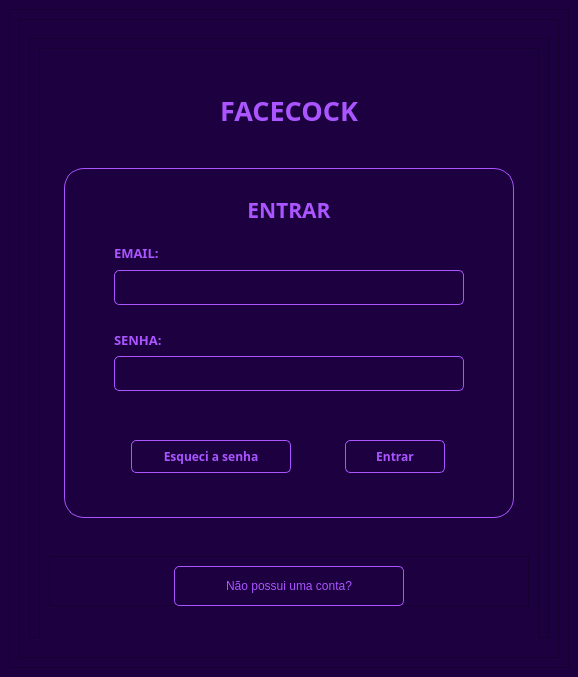
<?xml version="1.0" encoding="UTF-8"?>
<ui version="4.0">
 <class>MainWindow</class>
 <widget class="QMainWindow" name="MainWindow">
  <property name="geometry">
   <rect>
    <x>0</x>
    <y>0</y>
    <width>578</width>
    <height>677</height>
   </rect>
  </property>
  <property name="windowTitle">
   <string>MainWindow</string>
  </property>
  <property name="styleSheet">
   <string notr="true">background-color:#1c0040</string>
  </property>
  <widget class="QWidget" name="centralwidget">
   <layout class="QHBoxLayout" name="horizontalLayout_2">
    <item>
     <widget class="QFrame" name="frame">
      <property name="frameShape">
       <enum>QFrame::StyledPanel</enum>
      </property>
      <property name="frameShadow">
       <enum>QFrame::Raised</enum>
      </property>
      <layout class="QVBoxLayout" name="verticalLayout_2">
       <item>
        <widget class="QFrame" name="frame_9">
         <property name="frameShape">
          <enum>QFrame::StyledPanel</enum>
         </property>
         <property name="frameShadow">
          <enum>QFrame::Raised</enum>
         </property>
         <layout class="QVBoxLayout" name="verticalLayout_14">
          <item>
           <widget class="QFrame" name="frame_17">
            <property name="maximumSize">
             <size>
              <width>16777215</width>
              <height>600</height>
             </size>
            </property>
            <property name="frameShape">
             <enum>QFrame::StyledPanel</enum>
            </property>
            <property name="frameShadow">
             <enum>QFrame::Raised</enum>
            </property>
            <layout class="QVBoxLayout" name="verticalLayout_15">
             <item alignment="Qt::AlignHCenter">
              <widget class="QFrame" name="frame_18">
               <property name="minimumSize">
                <size>
                 <width>500</width>
                 <height>600</height>
                </size>
               </property>
               <property name="maximumSize">
                <size>
                 <width>500</width>
                 <height>2500</height>
                </size>
               </property>
               <property name="frameShape">
                <enum>QFrame::StyledPanel</enum>
               </property>
               <property name="frameShadow">
                <enum>QFrame::Raised</enum>
               </property>
               <layout class="QVBoxLayout" name="verticalLayout_16">
                <item alignment="Qt::AlignHCenter">
                 <widget class="QLabel" name="label_8">
                  <property name="minimumSize">
                   <size>
                    <width>400</width>
                    <height>40</height>
                   </size>
                  </property>
                  <property name="maximumSize">
                   <size>
                    <width>400</width>
                    <height>40</height>
                   </size>
                  </property>
                  <property name="font">
                   <font>
                    <family>Montserrat SemiBold</family>
                    <pointsize>20</pointsize>
                    <weight>75</weight>
                    <bold>true</bold>
                   </font>
                  </property>
                  <property name="styleSheet">
                   <string notr="true">color: rgb(170, 85, 255)

</string>
                  </property>
                  <property name="text">
                   <string>FACECOCK</string>
                  </property>
                  <property name="alignment">
                   <set>Qt::AlignCenter</set>
                  </property>
                 </widget>
                </item>
                <item alignment="Qt::AlignHCenter">
                 <widget class="QFrame" name="frame_19">
                  <property name="minimumSize">
                   <size>
                    <width>450</width>
                    <height>350</height>
                   </size>
                  </property>
                  <property name="maximumSize">
                   <size>
                    <width>450</width>
                    <height>350</height>
                   </size>
                  </property>
                  <property name="styleSheet">
                   <string notr="true">border: 1px solid rgb(170, 85, 255) ;
	border-radius: 20px;
	padding: 0px</string>
                  </property>
                  <property name="frameShape">
                   <enum>QFrame::StyledPanel</enum>
                  </property>
                  <property name="frameShadow">
                   <enum>QFrame::Raised</enum>
                  </property>
                  <layout class="QVBoxLayout" name="verticalLayout">
                   <item>
                    <widget class="QFrame" name="frame_20">
                     <property name="minimumSize">
                      <size>
                       <width>0</width>
                       <height>50</height>
                      </size>
                     </property>
                     <property name="maximumSize">
                      <size>
                       <width>16777215</width>
                       <height>35</height>
                      </size>
                     </property>
                     <property name="styleSheet">
                      <string notr="true">border-radius: 0;
border: 0</string>
                     </property>
                     <property name="frameShape">
                      <enum>QFrame::StyledPanel</enum>
                     </property>
                     <property name="frameShadow">
                      <enum>QFrame::Raised</enum>
                     </property>
                     <layout class="QHBoxLayout" name="horizontalLayout_6">
                      <item>
                       <widget class="QLabel" name="label_9">
                        <property name="minimumSize">
                         <size>
                          <width>350</width>
                          <height>30</height>
                         </size>
                        </property>
                        <property name="maximumSize">
                         <size>
                          <width>350</width>
                          <height>100</height>
                         </size>
                        </property>
                        <property name="font">
                         <font>
                          <family>Montserrat SemiBold</family>
                          <pointsize>16</pointsize>
                          <weight>75</weight>
                          <bold>true</bold>
                         </font>
                        </property>
                        <property name="styleSheet">
                         <string notr="true">color: rgb(170, 85, 255)

</string>
                        </property>
                        <property name="text">
                         <string>ENTRAR</string>
                        </property>
                        <property name="alignment">
                         <set>Qt::AlignCenter</set>
                        </property>
                       </widget>
                      </item>
                     </layout>
                    </widget>
                   </item>
                   <item alignment="Qt::AlignHCenter">
                    <widget class="QFrame" name="frame_21">
                     <property name="minimumSize">
                      <size>
                       <width>0</width>
                       <height>80</height>
                      </size>
                     </property>
                     <property name="maximumSize">
                      <size>
                       <width>16777215</width>
                       <height>80</height>
                      </size>
                     </property>
                     <property name="styleSheet">
                      <string notr="true">border: 0
</string>
                     </property>
                     <property name="frameShape">
                      <enum>QFrame::StyledPanel</enum>
                     </property>
                     <property name="frameShadow">
                      <enum>QFrame::Raised</enum>
                     </property>
                     <layout class="QVBoxLayout" name="verticalLayout_18">
                      <item alignment="Qt::AlignVCenter">
                       <widget class="QLabel" name="label_10">
                        <property name="maximumSize">
                         <size>
                          <width>400</width>
                          <height>40</height>
                         </size>
                        </property>
                        <property name="font">
                         <font>
                          <family>Montserrat SemiBold</family>
                          <pointsize>10</pointsize>
                          <weight>75</weight>
                          <bold>true</bold>
                         </font>
                        </property>
                        <property name="styleSheet">
                         <string notr="true">color: rgb(170, 85, 255)</string>
                        </property>
                        <property name="text">
                         <string>EMAIL:</string>
                        </property>
                        <property name="alignment">
                         <set>Qt::AlignLeading|Qt::AlignLeft|Qt::AlignVCenter</set>
                        </property>
                       </widget>
                      </item>
                      <item>
                       <widget class="QLineEdit" name="login_email_input">
                        <property name="minimumSize">
                         <size>
                          <width>350</width>
                          <height>35</height>
                         </size>
                        </property>
                        <property name="maximumSize">
                         <size>
                          <width>350</width>
                          <height>35</height>
                         </size>
                        </property>
                        <property name="styleSheet">
                         <string notr="true">QLineEdit {
	border-radius: 5px;
	background-color: transparent;
	border: 1px solid rgb(170, 85, 255);
	padding: 5px;
	color: rgb(170, 85, 255)
}
</string>
                        </property>
                        <property name="text">
                         <string/>
                        </property>
                        <property name="placeholderText">
                         <string/>
                        </property>
                       </widget>
                      </item>
                     </layout>
                    </widget>
                   </item>
                   <item alignment="Qt::AlignHCenter">
                    <widget class="QFrame" name="frame_22">
                     <property name="minimumSize">
                      <size>
                       <width>0</width>
                       <height>80</height>
                      </size>
                     </property>
                     <property name="maximumSize">
                      <size>
                       <width>16777215</width>
                       <height>80</height>
                      </size>
                     </property>
                     <property name="styleSheet">
                      <string notr="true">border: 0 ;
</string>
                     </property>
                     <property name="frameShape">
                      <enum>QFrame::StyledPanel</enum>
                     </property>
                     <property name="frameShadow">
                      <enum>QFrame::Raised</enum>
                     </property>
                     <layout class="QVBoxLayout" name="verticalLayout_19">
                      <item>
                       <widget class="QLabel" name="label_11">
                        <property name="maximumSize">
                         <size>
                          <width>400</width>
                          <height>40</height>
                         </size>
                        </property>
                        <property name="font">
                         <font>
                          <family>Montserrat SemiBold</family>
                          <pointsize>10</pointsize>
                          <weight>75</weight>
                          <bold>true</bold>
                         </font>
                        </property>
                        <property name="styleSheet">
                         <string notr="true">color: rgb(170, 85, 255)</string>
                        </property>
                        <property name="text">
                         <string>SENHA:</string>
                        </property>
                        <property name="alignment">
                         <set>Qt::AlignLeading|Qt::AlignLeft|Qt::AlignVCenter</set>
                        </property>
                       </widget>
                      </item>
                      <item alignment="Qt::AlignHCenter">
                       <widget class="QLineEdit" name="login_password_input">
                        <property name="minimumSize">
                         <size>
                          <width>350</width>
                          <height>35</height>
                         </size>
                        </property>
                        <property name="maximumSize">
                         <size>
                          <width>350</width>
                          <height>35</height>
                         </size>
                        </property>
                        <property name="styleSheet">
                         <string notr="true">QLineEdit {
	border-radius: 5px;
	background-color: transparent;
	border: 1px solid rgb(170, 85, 255);
	padding: 5px;
	color: rgb(170, 85, 255)
}
</string>
                        </property>
                        <property name="text">
                         <string/>
                        </property>
                        <property name="placeholderText">
                         <string/>
                        </property>
                       </widget>
                      </item>
                     </layout>
                    </widget>
                   </item>
                   <item>
                    <widget class="QFrame" name="frame_2">
                     <property name="styleSheet">
                      <string notr="true">border: 0;
border-radius: 0</string>
                     </property>
                     <property name="frameShape">
                      <enum>QFrame::StyledPanel</enum>
                     </property>
                     <property name="frameShadow">
                      <enum>QFrame::Raised</enum>
                     </property>
                     <layout class="QHBoxLayout" name="horizontalLayout_3">
                      <item>
                       <widget class="QPushButton" name="forgot_password_button">
                        <property name="minimumSize">
                         <size>
                          <width>100</width>
                          <height>0</height>
                         </size>
                        </property>
                        <property name="maximumSize">
                         <size>
                          <width>160</width>
                          <height>33</height>
                         </size>
                        </property>
                        <property name="font">
                         <font>
                          <family>Montserrat SemiBold</family>
                          <weight>75</weight>
                          <bold>true</bold>
                         </font>
                        </property>
                        <property name="cursor">
                         <cursorShape>PointingHandCursor</cursorShape>
                        </property>
                        <property name="styleSheet">
                         <string notr="true">QPushButton {
	border-radius: 5px;
	background-color: transparent;
	border: 0.8px solid rgb(170, 85, 255);
	color: rgb(170, 85, 255)
}

QPushButton:hover {
	background-color: rgb(170, 85, 255);
	color: #1c0040
}</string>
                        </property>
                        <property name="text">
                         <string>Esqueci a senha</string>
                        </property>
                       </widget>
                      </item>
                      <item>
                       <widget class="QPushButton" name="login_button">
                        <property name="minimumSize">
                         <size>
                          <width>100</width>
                          <height>0</height>
                         </size>
                        </property>
                        <property name="maximumSize">
                         <size>
                          <width>100</width>
                          <height>33</height>
                         </size>
                        </property>
                        <property name="font">
                         <font>
                          <family>Montserrat SemiBold</family>
                          <weight>75</weight>
                          <bold>true</bold>
                         </font>
                        </property>
                        <property name="cursor">
                         <cursorShape>PointingHandCursor</cursorShape>
                        </property>
                        <property name="styleSheet">
                         <string notr="true">QPushButton {
	border-radius: 5px;
	background-color: transparent;
	border: 0.8px solid rgb(170, 85, 255);
	color: rgb(170, 85, 255)
}

QPushButton:hover {
	background-color: rgb(170, 85, 255);
	color: #1c0040
}</string>
                        </property>
                        <property name="text">
                         <string>Entrar</string>
                        </property>
                       </widget>
                      </item>
                     </layout>
                    </widget>
                   </item>
                  </layout>
                 </widget>
                </item>
                <item>
                 <widget class="QFrame" name="frame_23">
                  <property name="minimumSize">
                   <size>
                    <width>0</width>
                    <height>50</height>
                   </size>
                  </property>
                  <property name="maximumSize">
                   <size>
                    <width>16777215</width>
                    <height>50</height>
                   </size>
                  </property>
                  <property name="frameShape">
                   <enum>QFrame::StyledPanel</enum>
                  </property>
                  <property name="frameShadow">
                   <enum>QFrame::Raised</enum>
                  </property>
                  <layout class="QHBoxLayout" name="horizontalLayout_7">
                   <item>
                    <widget class="QPushButton" name="create_page_button">
                     <property name="minimumSize">
                      <size>
                       <width>230</width>
                       <height>40</height>
                      </size>
                     </property>
                     <property name="maximumSize">
                      <size>
                       <width>200</width>
                       <height>33</height>
                      </size>
                     </property>
                     <property name="cursor">
                      <cursorShape>PointingHandCursor</cursorShape>
                     </property>
                     <property name="styleSheet">
                      <string notr="true">QPushButton {
	border-radius: 5px;
	background-color: transparent;
	border: 0.8px solid rgb(170, 85, 255);
	color: rgb(170, 85, 255)
}

QPushButton:hover {
	background-color: rgb(170, 85, 255);
	color: #1c0040
}</string>
                     </property>
                     <property name="text">
                      <string>Não possui uma conta?</string>
                     </property>
                    </widget>
                   </item>
                  </layout>
                 </widget>
                </item>
               </layout>
              </widget>
             </item>
            </layout>
           </widget>
          </item>
         </layout>
        </widget>
       </item>
      </layout>
     </widget>
    </item>
   </layout>
  </widget>
 </widget>
 <resources/>
 <connections/>
</ui>
